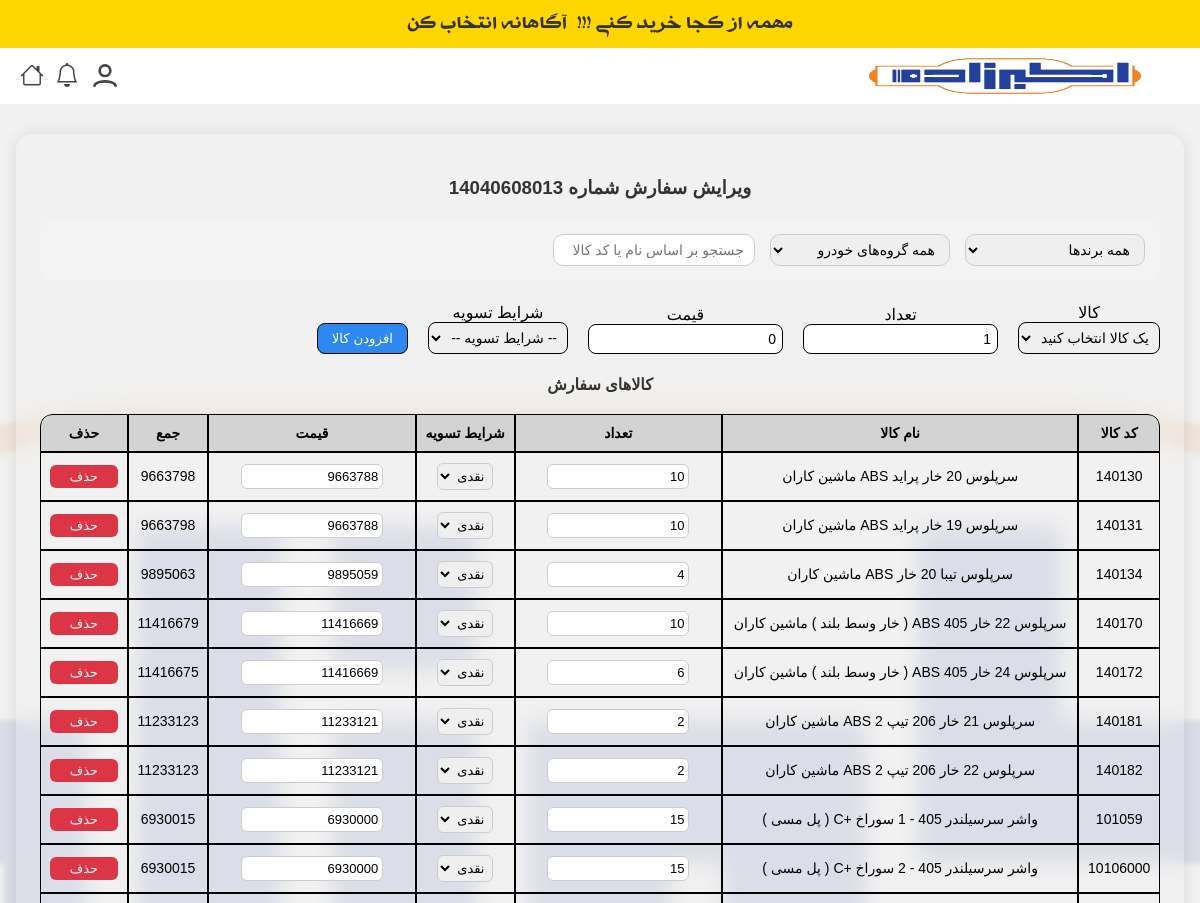
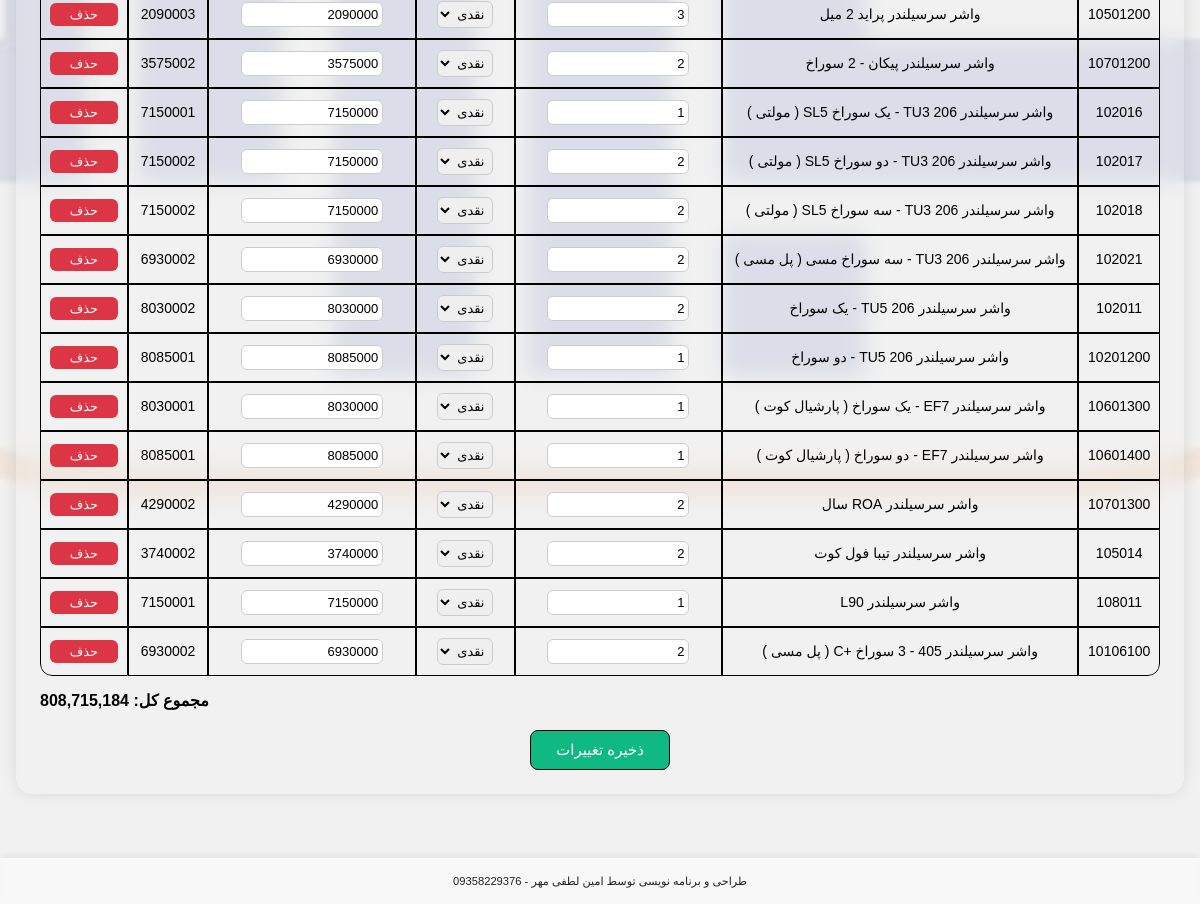
The page /edit-order/26/ (signed in) on the database as committed earlier (2 pictures, top to bottom).
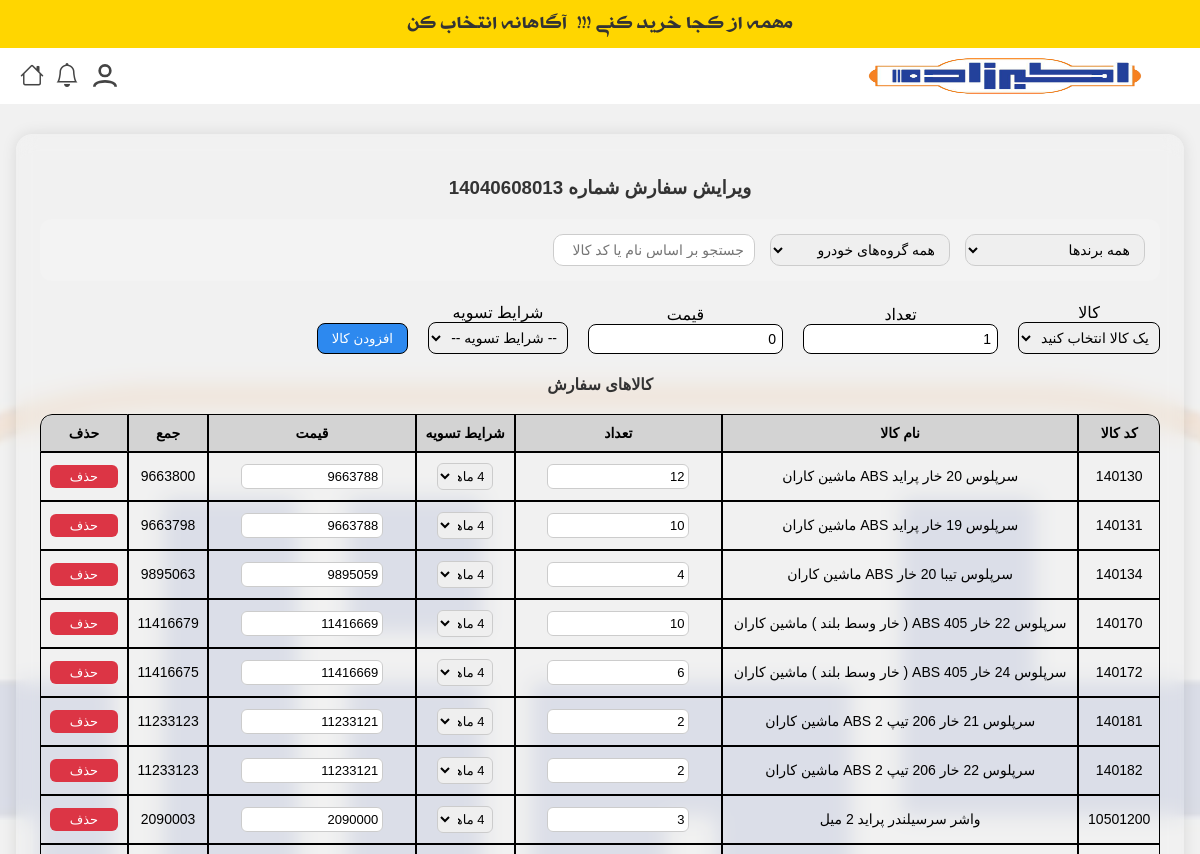
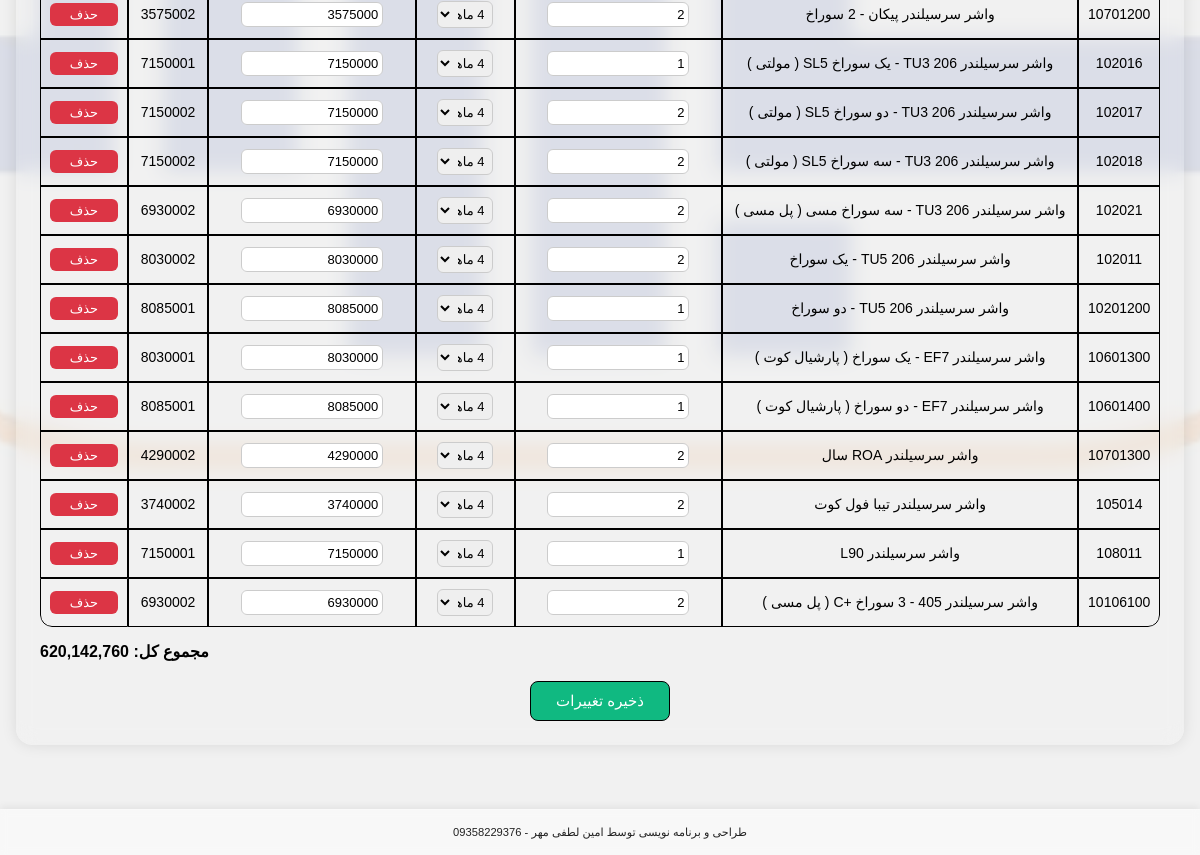
The same page on the database as committed later (2 pictures, top to bottom).
### products/models.py (models this page shows, shortened)
class OrderItem(models.Model):
    WAREHOUSE_STATUS_CHOICES = [
        ('pending', 'در انتظار تایید انبار'),
        ('confirmed', 'تایید شده توسط انبار'),
        ('ready', 'آماده ارسال'),
        ('out_of_stock', 'ناموجود'),
        ('backorder', 'در انتظار موجودی'),
        ('pending_supply', 'در انتظار تامین موجودی'),
        ('waiting_for_warehouse_confirmation', 'در انتظار تایید انباردار'),  # اصلاح شده به 'waiting_for_warehouse_confirmation'
    ]
    order = models.ForeignKey(Order, on_delete=models.CASCADE, related_name='items', verbose_name="سفارش")
    product = models.ForeignKey(Product, on_delete=models.CASCADE, verbose_name="محصول")
    requested_quantity = models.IntegerField(null=True, blank=True, verbose_name="تعداد درخواستی")
    allocated_quantity = models.IntegerField(default=0, verbose_name="تعداد تخصیص یافته")
    price = models.DecimalField(max_digits=50, decimal_places=0, null=True, blank=True, verbose_name="قیمت")
    payment_term = models.CharField(max_length=50, choices=Product.PAYMENT_TERMS_CHOICES, default='cash', verbose_name="شرایط پرداخت")
    warehouse = models.ForeignKey(Warehouse, on_delete=models.SET_NULL, null=True, blank=True, verbose_name="انبار")
    warehouse_status = models.CharField(max_length=100, choices=WAREHOUSE_STATUS_CHOICES, default='pending', verbose_name="وضعیت انبار")
    warehouse_note = models.TextField(blank=True, null=True, verbose_name="یادداشت انبار")
    class Meta:
        verbose_name = "آیتم سفارش"
        verbose_name_plural = "آیتم‌های سفارش"
    def is_backorder(self):
        return self.warehouse_status == 'backorder'
    is_backorder.boolean = True
    is_backorder.short_description = 'بک اوردر'

class Product(models.Model):
    PAYMENT_TERMS_CHOICES = [
        ('cash', 'نقدی'),
        ('1m', '1 ماهه'),
        ('2m', '2 ماهه'),
        ('3m', '3 ماهه'),
        ('4m', '4 ماهه'),
    ]
    brand = models.CharField(
        max_length=100,
        verbose_name="برند",
        blank=True,
    )
    code = models.CharField(
        max_length=50,
        unique=True,
        verbose_name="کد کالا"
    )
    name = models.CharField(
        max_length=200,
        verbose_name="نام کالا"
    )
    car_group = models.CharField(
        max_length=100,
        default="عمومی",
        verbose_name="گروه خودرو"
    )
    price = models.DecimalField(
        max_digits=100,
        decimal_places=0,
        verbose_name="قیمت"
    )
    purchase_price = models.DecimalField(
        max_digits=100,
        decimal_places=0,
        verbose_name="قیمت خرید",
        default=0
    )
    quantity = models.PositiveIntegerField(
        default=0,
        verbose_name="موجودی"
    )
    warehouse = models.ForeignKey(
        Warehouse,
        on_delete=models.PROTECT,
        null=True,
        blank=True,
        verbose_name="انبار"
    )
    image = models.ImageField(
        upload_to='product_images/',
        blank=True,
        null=True,
        verbose_name="تصویر کالا"
    )
    max_payment_term = models.CharField(
        max_length=10,
        choices=PAYMENT_TERMS_CHOICES,
        blank=True,
        null=True,
        verbose_name="حداکثر مهلت تسویه"
    )
    created_at = models.DateTimeField(default=timezone.now, verbose_name="تاریخ ایجاد")
    normalized_name = models.CharField(max_length=255, blank=True, db_index=True)
    profit_percentage = models.DecimalField(
        max_digits=5,
        decimal_places=2,
        verbose_name="درصد سود",
        default=0
    )
    def get_available_payment_terms(self):
        payment_terms_map = {
            'cash': ['cash'],
            '1m': ['cash', '1m'],
            '2m': ['cash', '1m', '2m'],
            '3m': ['cash', '1m', '2m', '3m'],
            '4m': ['cash', '1m', '2m', '3m', '4m'],
        }
        return payment_terms_map.get(self.max_payment_term, ['cash'])

### products/views.py (the view, shortened to what this page needs)
# urls.py: path('edit-order/<int:order_id>/', views.edit_order, name='edit_order'),
def edit_order(request, order_id):
    order = get_object_or_404(Order, id=order_id)
    if not request.user.is_authenticated or not request.user.is_staff:
        messages.error(request, "شما دسترسی به این صفحه ندارید.")
        return redirect('products:product_list')  # یا هر آدرس مناسب دیگر
    if order.status != 'pending':
        messages.error(request, "تنها سفارشات در انتظار تأیید قابل ویرایش هستند.")
        return redirect('products:manager_order_list')
    products = Product.objects.all()
    brands = Product.objects.values('brand').distinct()
    car_groups = Product.objects.values('car_group').distinct()
    return render(request, 'orders/edit_order.html', {
        'order': order,
        'products': products,
        'brands': brands,
        'car_groups': car_groups,
    })

### products/context_processors.py (called while the page is built)
def recent_orders_processor(request):
    recent_orders_count = 0
    if request.user.is_authenticated:
        recent_orders_count = Order.objects.filter(customer__created_by=request.user).order_by('-created_at')[:5].count()
    return {'recent_orders_count': recent_orders_count}

def notifications_processor(request):
    if request.user.is_authenticated and request.user.groups.filter(name='مدیر').exists():
        unread_notifications = Notification.objects.filter(target_user=request.user, read=False).order_by('-created_at')
        return {'unread_notifications': unread_notifications}
    return {'unread_notifications': []}

### products/templates/orders/edit_order.html (shortened to what this page needs)
{% extends 'products/base.html' %}
{% block content %}
<div class="visitor-container">
  <h3>ویرایش سفارش شماره {{ order.order_number }}</h3>
  <form method="post">
    <div class="filter-section">
      <select id="brandFilter">
        <option value="">همه برندها</option>
      </select>
      <select id="carGroupFilter">
        <option value="">همه گروه‌های خودرو</option>
      </select>
      <input type="text" id="searchInput" placeholder="جستجو بر اساس نام یا کد کالا">
    </div>
<div class="product-select-container" style="justify-content: right;">
  <div style="display: flex; flex-wrap: wrap; gap: 20px; justify-content: center; align-items: end; text-align: center;">
    <div style="display: flex; flex-direction: column; align-items: center;">
      <label for="productSelect">کالا</label>
      <select id="productSelect">
        <option value="">یک کالا انتخاب کنید</option>
      </select>
    </div>
    <div style="display: flex; flex-direction: column; align-items: center;">
      <label for="new_quantity">تعداد</label>
      <input type="number" id="new_quantity" name="new_quantity" value="1" min="1" placeholder="تعداد">
    </div>
    <div style="display: flex; flex-direction: column; align-items: center;">
      <label for="new_price">قیمت</label>
      <input type="number" id="new_price" name="new_price" value="0" min="0" placeholder="قیمت">
    </div>
    <div style="display: flex; flex-direction: column; align-items: center;">
      <label for="payment-term-select">شرایط تسویه</label>
      <select name="new_payment_term" id="payment-term-select">
        <option value="">-- شرایط تسویه --</option>
      </select>
    </div>
    <div>
      <button type="button" id="addProductBtn" style="margin-top: 22px;">افزودن کالا</button>
    </div>
  </div>
</div>
    <h4>کالاهای سفارش</h4>
    <table class="order-table">
      <thead>
        <tr>
          <th>کد کالا</th>
          <th>نام کالا</th>
          <th>تعداد</th>
          <th>شرایط تسویه</th>
          <th>قیمت</th>
          <th>جمع</th>
          <th>حذف</th>
        </tr>
      </thead>
      <tbody>
        {% for item in order.items.all %}
        <tr>
          <td>{{ item.product.code }}</td>
          <td>{{ item.product.name }}</td>
          <td><input type="number" name="quantity_{{ item.id }}" value="{{ item.requested_quantity }}" min="1" class="quantity-input"></td>
          <td>
            <select name="payment_term_{{ item.id }}">
              {% for code in item.product.get_available_payment_terms %}
                <option value="{{ code }}" {% if item.payment_term == code %}selected{% endif %}>
                  {% if code == 'cash' %}نقدی{% elif code == '1m' %}1 ماهه{% elif code == '2m' %}2 ماهه{% elif code == '3m' %}3 ماهه{% elif code == '4m' %}4 ماهه{% endif %}
                </option>
              {% endfor %}
            </select>
          </td>
          <td><input type="number" name="price_{{ item.id }}" value="{{ item.price }}" min="0" class="price-input"></td>
          <td class="total-cell">{{ item.requested_quantity|add:item.price|floatformat:0 }}</td>
          <td>
            <button type="button" onclick="markForDelete(this, '{{ item.id }}')">حذف</button>
          </td>
        </tr>
        {% endfor %}
      </tbody>
    </table>
    <div id="grandTotal">مجموع کل: 0</div>
    <div class="form-actions">
      <button type="submit">ذخیره تغییرات</button>
    </div>
  </form>
</div>
{% endblock %}

Rows that differ between the two databases and show on the page:
removed OrderItem: product.code "101059", product.name "واشر سرسیلندر 405 - 1 سوراخ +C ( پل مسی )", requested_quantity "15", payment_term+product+id "نقدی", price "6930000", requested_quantity|add "6930015"
removed OrderItem: product.code "10106000", product.name "واشر سرسیلندر 405 - 2 سوراخ +C ( پل مسی )", requested_quantity "15", payment_term+product+id "نقدی", price "6930000", requested_quantity|add "6930015"
changed OrderItem "سرپلوس 20 خار پرايد ABS ماشين کاران": requested_quantity "10" → "12"; payment_term+product+id "نقدی" → "4 ماهه"; requested_quantity|add "9663798" → "9663800"
changed OrderItem "سرپلوس 19 خار پرايد ABS ماشين کاران": payment_term+product+id "نقدی" → "4 ماهه"
changed OrderItem "سرپلوس تيبا 20 خار ABS ماشين کاران": payment_term+product+id "نقدی" → "4 ماهه"
changed OrderItem "سرپلوس 22 خار 405 ABS ( خار وسط بلند ) ماشين کاران": payment_term+product+id "نقدی" → "4 ماهه"
changed OrderItem "سرپلوس 24 خار 405 ABS ( خار وسط بلند ) ماشين کاران": payment_term+product+id "نقدی" → "4 ماهه"
changed OrderItem "سرپلوس 21 خار 206 تيپ 2 ABS ماشين کاران": payment_term+product+id "نقدی" → "4 ماهه"
changed OrderItem "سرپلوس 22 خار 206 تيپ 2 ABS ماشين کاران": payment_term+product+id "نقدی" → "4 ماهه"
changed OrderItem "واشر سرسیلندر پراید 2 میل": payment_term+product+id "نقدی" → "4 ماهه"
changed OrderItem "واشر سرسیلندر پیکان - 2 سوراخ": payment_term+product+id "نقدی" → "4 ماهه"
changed OrderItem "واشر سرسیلندر 206 TU3 - یک سوراخ SL5 ( مولتی )": payment_term+product+id "نقدی" → "4 ماهه"
changed OrderItem "واشر سرسیلندر 206 TU3 - دو سوراخ SL5 ( مولتی )": payment_term+product+id "نقدی" → "4 ماهه"
changed OrderItem "واشر سرسیلندر 206 TU3 - سه سوراخ SL5 ( مولتی )": payment_term+product+id "نقدی" → "4 ماهه"
changed OrderItem "واشر سرسیلندر 206 TU3 - سه سوراخ مسی ( پل مسی )": payment_term+product+id "نقدی" → "4 ماهه"
changed OrderItem "واشر سرسیلندر 206 TU5 - یک سوراخ": payment_term+product+id "نقدی" → "4 ماهه"
changed OrderItem "واشر سرسیلندر 206 TU5 - دو سوراخ": payment_term+product+id "نقدی" → "4 ماهه"
changed OrderItem "واشر سرسیلندر EF7 - یک سوراخ ( پارشیال کوت )": payment_term+product+id "نقدی" → "4 ماهه"
changed OrderItem "واشر سرسیلندر EF7 - دو سوراخ ( پارشیال کوت )": payment_term+product+id "نقدی" → "4 ماهه"
changed OrderItem "واشر سرسیلندر ROA سال": payment_term+product+id "نقدی" → "4 ماهه"
changed OrderItem "واشر سرسیلندر تیبا فول کوت": payment_term+product+id "نقدی" → "4 ماهه"
changed OrderItem "واشر سرسیلندر L90": payment_term+product+id "نقدی" → "4 ماهه"
changed OrderItem "واشر سرسیلندر 405 - 3 سوراخ +C ( پل مسی )": payment_term+product+id "نقدی" → "4 ماهه"
Other text that changed with them:
text written by a page script: "مجموع کل: 808,715,184" → "مجموع کل: 620,142,760"
